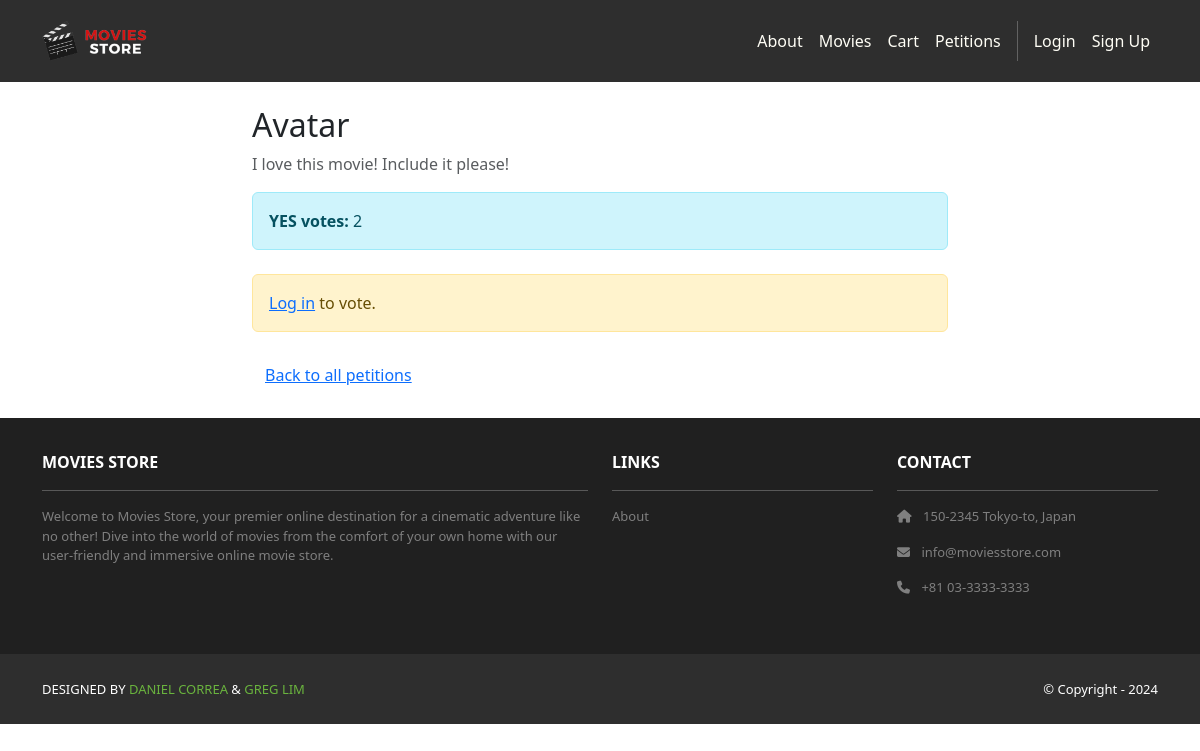
Screenshot of /petitions/1/ with the database file from the repository.
### petitions/models.py (models this page shows, shortened)
class Petition(models.Model):
    movie_title = models.CharField(max_length=200)
    description = models.TextField(blank=True)
    created_by = models.ForeignKey(User, on_delete=models.CASCADE, related_name='petitions_created')
    created_at = models.DateTimeField(auto_now_add=True)
    class Meta:
        ordering = ['-created_at']

### petitions/views.py (the view)
# urls.py: path('<int:pk>/', views.petition_detail, name='detail'),
def petition_detail(request, pk):
    petition = get_object_or_404(
        Petition.objects.annotate(yes_count=Count('votes', filter=Q(votes__vote=True))),
        pk=pk
    )
    user_has_voted = False
    if request.user.is_authenticated:
        user_has_voted = PetitionVote.objects.filter(petition=petition, voter=request.user).exists()
    return render(request, 'petitions/petition_detail.html', {
        'petition': petition,
        'user_has_voted': user_has_voted
    })

### moviesstore/templates/petitions/petition_detail.html
{% extends "base.html" %}
{% block content %}
<div class="container py-4" style="max-width: 720px;">
  <h2 class="mb-2">{{ petition.movie_title }}</h2>
  {% if petition.description %}
    <p class="text-muted">{{ petition.description|linebreaksbr }}</p>
  {% endif %}
  <div class="alert alert-info mb-4"><b>YES votes:</b> {{ petition.yes_count }}</div>
  {% if user.is_authenticated %}
    {% if user_has_voted %}
      <div class="alert alert-secondary">You’ve already voted on this petition.</div>
    {% else %}
      <form method="post" action="{% url 'petitions:vote_yes' petition.pk %}">
        {% csrf_token %}
        <button type="submit" class="btn btn-success">Vote YES</button>
      </form>
    {% endif %}
  {% else %}
    <div class="alert alert-warning">
      <a href="{% url 'accounts.login' %}">Log in</a> to vote.
    </div>
  {% endif %}
  <div class="mt-4">
    <a href="{% url 'petitions:list' %}" class="btn btn-link">Back to all petitions</a>
  </div>
</div>
{% endblock %}

### rows the page displays
Petition: movie_title "Avatar", description "I love this movie! Include it please!", yes_count "2"
